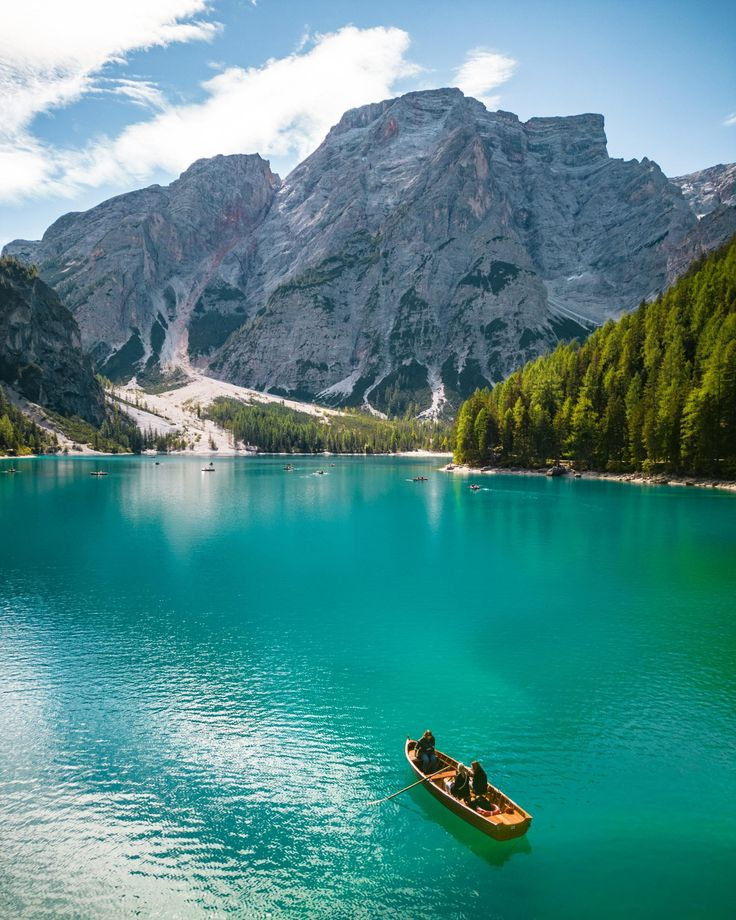
#> input picture Trash_floaters_exist_classify/no_floaters/no_floaters_0002.jpg, 736 x 920 px
$ python SVM_classify.py   (older library calls are emulated)
#> lines starting #> are read from the running program, lines starting #| are printed output that depends on the picture; after the words box and inside, x2 and y2 are one past the last pixel; in counts of white or black regions, pixels touching at a corner belong together
import os, cv2, numpy as np
from sklearn.svm import SVC
from sklearn.model_selection import train_test_split, GridSearchCV
from sklearn.preprocessing import StandardScaler
from sklearn.metrics import classification_report, confusion_matrix, roc_auc_score, RocCurveDisplay
import matplotlib.pyplot as plt
from skimage.feature import graycomatrix, graycoprops,local_binary_pattern
import joblib


#详细的特征提取方法
def glcm_features(gray_img, distances=[1,3,5], angles=[0, np.pi/4, np.pi/2]):
    glcm = graycomatrix(gray_img, distances=distances, angles=angles,
                        levels=256, symmetric=True, normed=True)
    features = []
    props = ['contrast', 'dissimilarity', 'homogeneity', 'energy', 'correlation', 'ASM']
    for prop in props:
        feat = graycoprops(glcm, prop)
        features.extend(feat.flatten())
    return np.array(features)


def lbp_hist(gray_img, P=8, R=1, eps=1e-7):
    lbp = local_binary_pattern(gray_img, P, R, method="uniform")
    n_bins = int(lbp.max() + 1)
    hist, _ = np.histogram(lbp.ravel(), bins=n_bins, range=(0, n_bins), density=True)
    return hist

def hu_moments(img):
    # img 可以是灰度图或二值图，先计算力矩
    moments = cv2.moments(img)
    hu = cv2.HuMoments(moments).flatten()
    # 为避免零的极端小值，取对数绝对值
    hu = -np.sign(hu) * np.log10(np.abs(hu) + 1e-10)
    return hu

def color_stats(img_bgr):
    hsv = cv2.cvtColor(img_bgr, cv2.COLOR_BGR2HSV)
    mean_rgb = img_bgr.mean(axis=(0,1))
    std_rgb = img_bgr.std(axis=(0,1))
    mean_hsv = hsv.mean(axis=(0,1))
    std_hsv = hsv.std(axis=(0,1))
    return np.concatenate([mean_rgb, std_rgb, mean_hsv, std_hsv])

# 特征提取汇总
def extract_features(img_path, size=(256, 256)):
    img = cv2.imread(img_path)
    if img is None: return None
    img = cv2.resize(img, size)
    gray = cv2.cvtColor(img, cv2.COLOR_BGR2GRAY)

    # 纹理
    f_glcm = glcm_features(gray)
    f_lbp = lbp_hist(gray)
    # 形状 (Hu矩对二值图)
    _, binary = cv2.threshold(gray, 0, 255, cv2.THRESH_BINARY + cv2.THRESH_OTSU)
    f_hu = hu_moments(binary)
    # 颜色
    f_color = color_stats(img)

    return np.concatenate([f_glcm, f_lbp, f_hu, f_color])


# 加载数据集
base_path = "Trash_floaters_exist_classify"
X, y = [], []
for label, class_name in enumerate(["no_floaters", "have_floaters"]):
    folder = os.path.join(base_path, class_name)
    for fname in os.listdir(folder):
        path = os.path.join(folder, fname)
        feats = extract_features(path)
#> in extract_features, img is the input picture: shape (920, 736, 3); mean B, G, R 140.8, 140.4, 81.6
#> in extract_features, `img = cv2.resize(img, size)`:
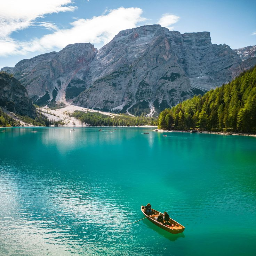
#> img: shape (256, 256, 3); mean B, G, R 140.7, 140.3, 81.5
#> in extract_features, `gray = cv2.cvtColor(img, cv2.COLOR_BGR2GRAY)`:
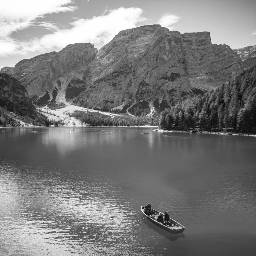
#> gray: shape (256, 256); min 7, max 255, mean 122.8
#> after the loop in glcm_features, `for prop in props:`: features = 54 values, max 1197 at index 8, min 0.000237 at index 53, mean 137.1
#> in extract_features, `f_glcm = glcm_features(gray)`: f_glcm has the same summary as features in glcm_features
#> in lbp_hist, `lbp = local_binary_pattern(gray_img, P, R, method="uniform")`:
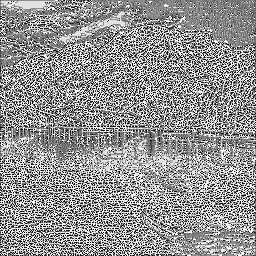
#> lbp: shape (256, 256) float64; min 0, max 9, mean 5.19; drawn with min black and max white
#> in lbp_hist, `n_bins = int(lbp.max() + 1)`: n_bins = 10
#> in lbp_hist, `hist, _ = np.histogram(lbp.ravel(), bins=n_bins, range=(0, n_bins), de..`: hist = [0.0846, 0.09, 0.0465, 0.0767, 0.103, 0.12, 0.0684, 0.101, 0.139, 0.171]
#> in extract_features, `f_lbp = lbp_hist(gray)`: f_lbp has the same summary as hist in lbp_hist
#> in extract_features, `_, binary = cv2.threshold(gray, 0, 255, cv2.THRESH_BINARY + cv2.THRESH..`:
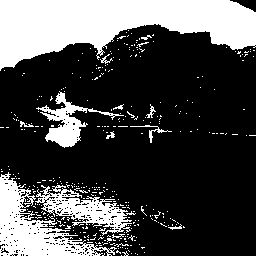
#> binary: shape (256, 256); 28.6% white; 354 white regions (340 under 20 px), largest, box (x1, y1, x2, y2) and area: (0, 0, 256, 71) 10841, (0, 172, 117, 256) 3504, (35, 185, 136, 236) 1882
#> in hu_moments, `moments = cv2.moments(img)`: moments = moments, m00 4783290, centre m10/m00, m01/m00 = (92.51, 95.7)
#> in hu_moments, `hu = cv2.HuMoments(moments).flatten()`: hu = [0.00281, 1.68e-06, 1.03e-08, 9.33e-10, -1.41e-18, -4.91e-13, 2.53e-18]
#> in hu_moments, `hu = -np.sign(hu) * np.log10(np.abs(hu) + 1e-10)`: hu = [2.55, 5.77, 7.98, 8.99, -10, -10, 10]
#> in color_stats, `hsv = cv2.cvtColor(img_bgr, cv2.COLOR_BGR2HSV)`: hsv: shape (256, 256, 3); mean H, S, V 84.9, 138.1, 148.9
#> in color_stats, `mean_rgb = img_bgr.mean(axis=(0,1))`: mean_rgb = [140.7, 140.3, 81.51]
#> in color_stats, `std_rgb = img_bgr.std(axis=(0,1))`: std_rgb = [60.26, 51.57, 74.67]
#> in color_stats, `mean_hsv = hsv.mean(axis=(0,1))`: mean_hsv = [84.86, 138.1, 148.9]
#> in color_stats, `std_hsv = hsv.std(axis=(0,1))`: std_hsv = [26.54, 87.49, 53.34]
#> in extract_features, `f_color = color_stats(img)`: f_color = [140.7, 140.3, 81.51, 60.26, 51.57, 74.67, 84.86, 138.1, 148.9, 26.54, 87.49, 53.34]
#> feats = 83 values, max 1197 at index 8, min -10 at index 68, mean 102.5
        if feats is not None:
            X.append(feats)
            y.append(label)
#> pass 2 of the loop `for label, class_name in enumerate(["no_floaters", "have_floaters"]):`:
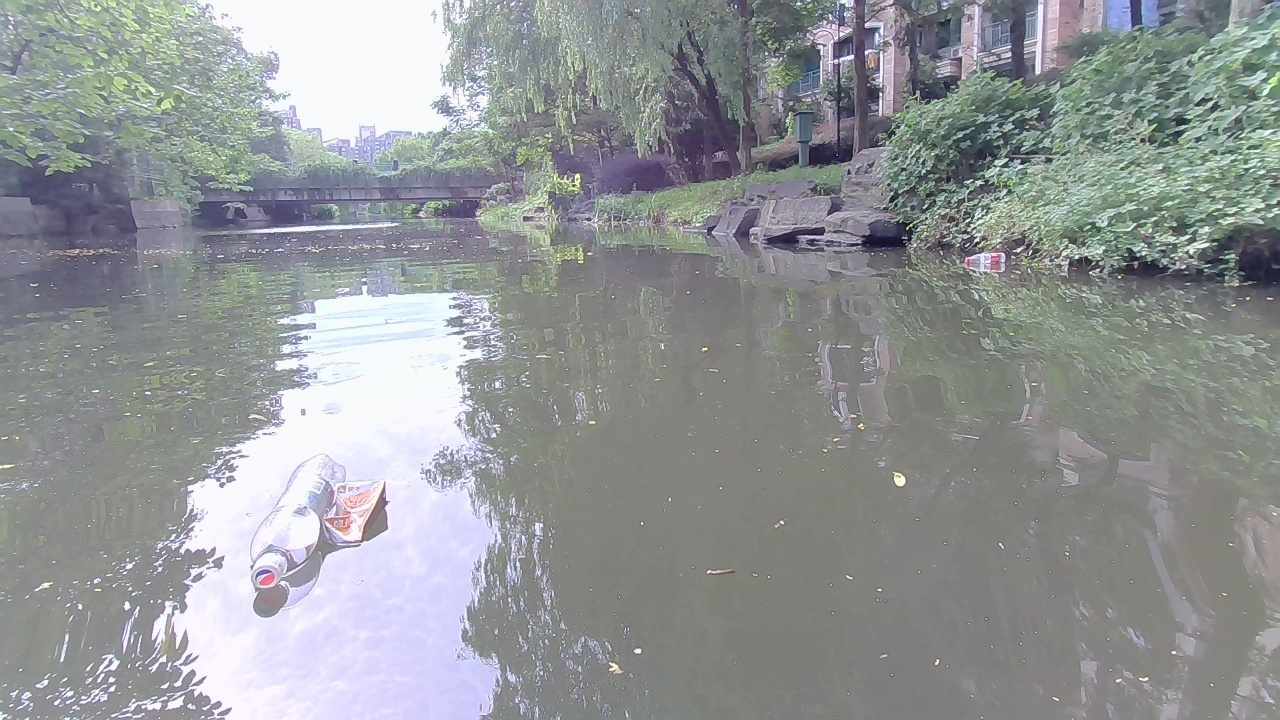
#> input picture Trash_floaters_exist_classify/have_floaters/have_floaters_0013.jpg, 1280 x 720 px
#> in extract_features, img is the input picture: shape (720, 1280, 3); mean B, G, R 151.4, 150, 146.6
#> img: shape (256, 256, 3)
#> f_glcm = 54 values, max 1132 at index 7, min 0.0018 at index 52, mean 143.5
#> in lbp_hist (call 2), `lbp = local_binary_pattern(gray_img, P, R, method="uniform")`:
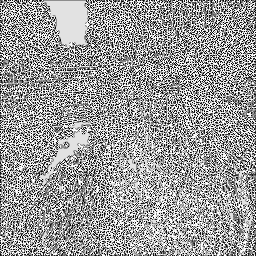
#> lbp: shape (256, 256) float64; min 0, max 9, mean 5.47; drawn with min black and max white
#> hist = [0.0978, 0.0915, 0.0448, 0.0614, 0.0624, 0.0809, 0.067, 0.109, 0.181, 0.204]
#> f_lbp has the same summary as hist in lbp_hist
#> in extract_features (call 2), `_, binary = cv2.threshold(gray, 0, 255, cv2.THRESH_BINARY + cv2.THRESH..`:
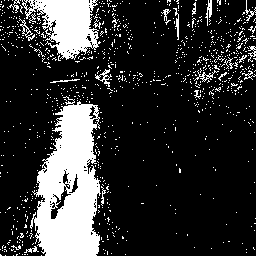
#> binary: shape (256, 256); 19.5% white; 926 white regions (901 under 20 px), largest, box (x1, y1, x2, y2) and area: (30, 96, 101, 256) 7292, (22, 0, 101, 60) 2597, (95, 69, 112, 87) 94
#> f_hu = [2.54, 5.64, 8.21, 8.55, 10, 9.99, 10]
#> hsv: shape (256, 256, 3); mean H, S, V 78.1, 20.2, 155.8
#> f_color = [151.4, 150.1, 146.6, 46.57, 43.4, 43.67, 78.06, 20.16, 155.8, 41.03, 16.65, 45.67]
#> feats = 83 values, max 1132 at index 7, min 0.0018 at index 52, mean 105.4

X = np.array(X)
y = np.array(y)

# 划分训练/测试
#> (the run stopped early here; a loop or call above may not have finished)
